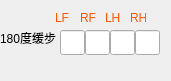
     <widget class="QWidget" name="widget_6" native="true">
      <property name="geometry">
       <rect>
        <x>860</x>
        <y>140</y>
        <width>171</width>
        <height>81</height>
       </rect>
      </property>
      <widget class="QLineEdit" name="edit_180Amble_pressSet_lf">
       <property name="geometry">
        <rect>
         <x>60</x>
         <y>30</y>
         <width>25</width>
         <height>25</height>
        </rect>
       </property>
       <property name="text">
        <string/>
       </property>
      </widget>
      <widget class="QLabel" name="label_74">
       <property name="geometry">
        <rect>
         <x>0</x>
         <y>30</y>
         <width>60</width>
         <height>16</height>
        </rect>
       </property>
       <property name="styleSheet">
        <string notr="true">font: 25 7pt &quot;Adobe 宋体 Std L&quot;;</string>
       </property>
       <property name="text">
        <string>180度缓步</string>
       </property>
      </widget>
      <widget class="QLineEdit" name="edit_180Amble_pressSet_rf">
       <property name="geometry">
        <rect>
         <x>85</x>
         <y>30</y>
         <width>25</width>
         <height>25</height>
        </rect>
       </property>
       <property name="text">
        <string/>
       </property>
      </widget>
      <widget class="QLineEdit" name="edit_180Amble_pressSet_lh">
       <property name="geometry">
        <rect>
         <x>110</x>
         <y>30</y>
         <width>25</width>
         <height>25</height>
        </rect>
       </property>
       <property name="text">
        <string/>
       </property>
      </widget>
      <widget class="QLineEdit" name="edit_180Amble_pressSet_rh">
       <property name="geometry">
        <rect>
         <x>135</x>
         <y>30</y>
         <width>25</width>
         <height>25</height>
        </rect>
       </property>
       <property name="text">
        <string/>
       </property>
      </widget>
      <widget class="QLabel" name="label_75">
       <property name="geometry">
        <rect>
         <x>55</x>
         <y>10</y>
         <width>16</width>
         <height>16</height>
        </rect>
       </property>
       <property name="styleSheet">
        <string notr="true">font: 25 6pt &quot;Adobe 宋体 Std L&quot;;
color: rgb(255, 85, 0);</string>
       </property>
       <property name="text">
        <string>LF</string>
       </property>
      </widget>
      <widget class="QLabel" name="label_76">
       <property name="geometry">
        <rect>
         <x>80</x>
         <y>10</y>
         <width>16</width>
         <height>16</height>
        </rect>
       </property>
       <property name="styleSheet">
        <string notr="true">font: 25 6pt &quot;Adobe 宋体 Std L&quot;;
color: rgb(255, 85, 0);</string>
       </property>
       <property name="text">
        <string>RF</string>
       </property>
      </widget>
      <widget class="QLabel" name="label_77">
       <property name="geometry">
        <rect>
         <x>105</x>
         <y>10</y>
         <width>16</width>
         <height>16</height>
        </rect>
       </property>
       <property name="styleSheet">
        <string notr="true">font: 25 6pt &quot;Adobe 宋体 Std L&quot;;
color: rgb(255, 85, 0);</string>
       </property>
       <property name="text">
        <string>LH</string>
       </property>
      </widget>
      <widget class="QLabel" name="label_78">
       <property name="geometry">
        <rect>
         <x>130</x>
         <y>10</y>
         <width>16</width>
         <height>16</height>
        </rect>
       </property>
       <property name="styleSheet">
        <string notr="true">font: 25 6pt &quot;Adobe 宋体 Std L&quot;;
color: rgb(255, 85, 0);</string>
       </property>
       <property name="text">
        <string>RH</string>
       </property>
      </widget>
     </widget>
